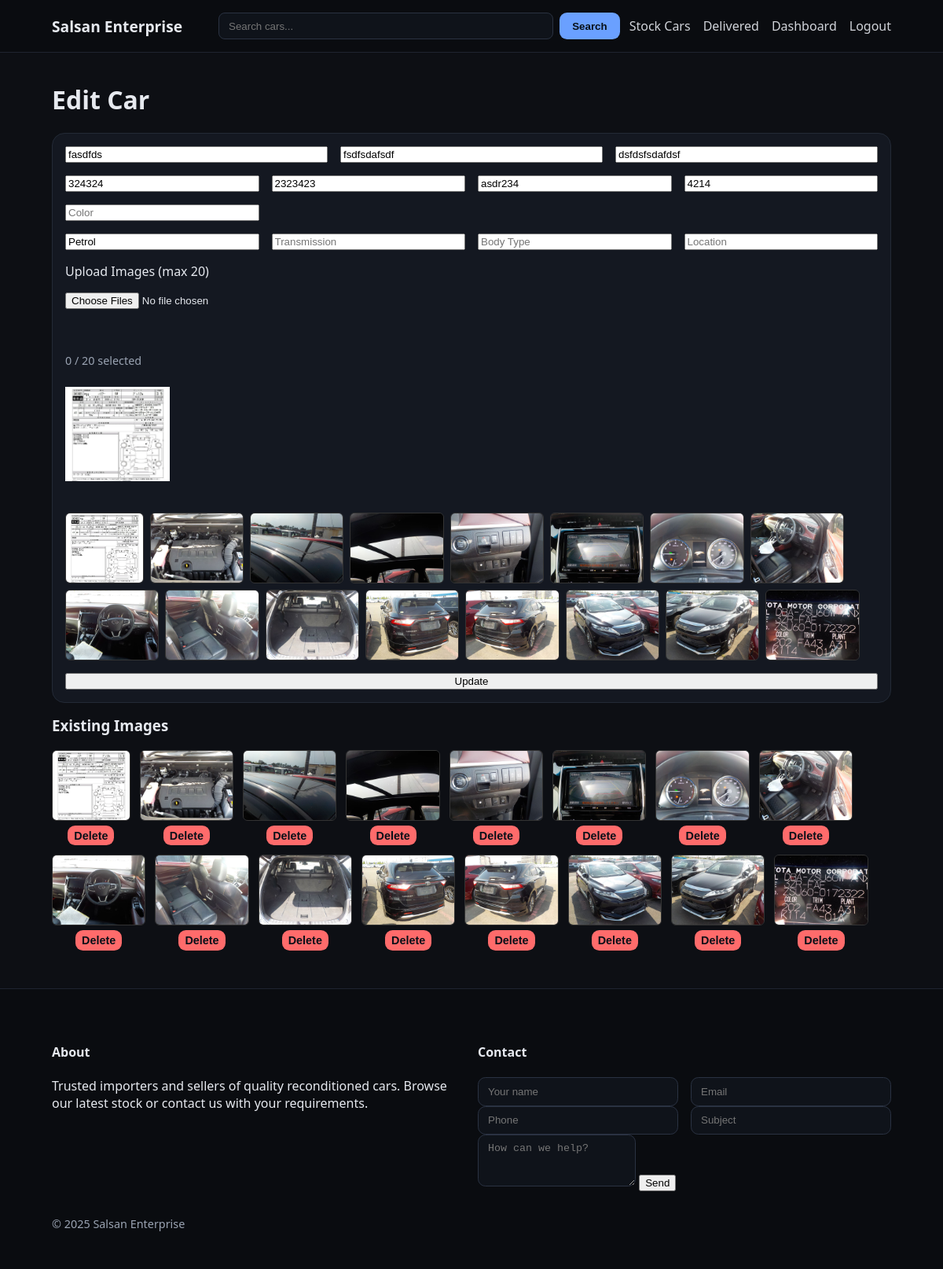
Screenshot of /admin/cars/4/edit (signed in) with the database file from the repository.
### models.py (models this page shows, shortened)
class Car(db.Model):
    __tablename__ = "cars"
    id = db.Column(db.Integer, primary_key=True)
    title = db.Column(db.String(200), nullable=False)
    make = db.Column(db.String(80), index=True)
    model = db.Column(db.String(80), index=True)
    year = db.Column(db.Integer, index=True)
    price = db.Column(db.Integer, index=True)  # store in local currency integer
    auction_point = db.Column(db.String(20))
    mileage_km = db.Column(db.Integer, index=True)
    fuel_type = db.Column(db.String(50), index=True)  # Petrol, Diesel, Hybrid, Electric
    transmission = db.Column(db.String(50), index=True)  # Automatic, Manual
    body_type = db.Column(db.String(50), index=True)  # Sedan, SUV, etc.
    color = db.Column(db.String(50))
    location = db.Column(db.String(120))
    description = db.Column(db.Text)
    image_url = db.Column(db.String(500))
    is_delivered = db.Column(db.Boolean, default=False, index=True)
    created_at = db.Column(db.DateTime, default=datetime.utcnow, index=True)
    images = db.relationship(
        "CarImage",
        backref="car",
        cascade="all, delete-orphan",
        order_by="CarImage.sort_order",
        lazy="selectin",
    )

class CarImage(db.Model):
    __tablename__ = "car_images"
    id = db.Column(db.Integer, primary_key=True)
    car_id = db.Column(db.Integer, db.ForeignKey("cars.id", ondelete="CASCADE"), index=True)
    url = db.Column(db.String(500), nullable=False)
    caption = db.Column(db.String(200))
    sort_order = db.Column(db.Integer, default=0, index=True)

### app.py (the view, shortened to what this page needs)
    @app.route("/admin/cars/<int:car_id>/edit", methods=["GET", "POST"])
    @login_required
    def admin_cars_edit(car_id):
        car = Car.query.get_or_404(car_id)
        return render_template("admin/cars_form.html", car=car)

### templates/admin/cars_form.html (shortened to what this page needs)
{% extends "base.html" %}
{% block content %}
<h1>{{ 'Edit' if car else 'Add' }} Car</h1>
<form method="post" enctype="multipart/form-data" class="car-form">
  <div class="grid-3">
    <input name="title" placeholder="Title" value="{{ car.title if car else '' }}" required>
    <input name="make" placeholder="Make" value="{{ car.make if car else '' }}">
    <input name="model" placeholder="Model" value="{{ car.model if car else '' }}">
  </div>
  <div class="grid-4">
    <input type="number" name="year" placeholder="Year" value="{{ car.year if car else '' }}">
    <input type="number" name="price" placeholder="Price" value="{{ car.price if car else '' }}">
    <input name="auction_point" placeholder="Auction point" value="{{ car.auction_point if car else '' }}">
    <input type="number" name="mileage_km" placeholder="Mileage (km)" value="{{ car.mileage_km if car else '' }}">
    <input name="color" placeholder="Color" value="{{ car.color if car else '' }}">
  </div>
  <div class="grid-4">
    <input name="fuel_type" placeholder="Fuel (Petrol/Diesel/Hybrid/Electric)"
      value="{{ car.fuel_type if car else '' }}">
    <input name="transmission" placeholder="Transmission" value="{{ car.transmission if car else '' }}">
    <input name="body_type" placeholder="Body Type" value="{{ car.body_type if car else '' }}">
    <input name="location" placeholder="Location" value="{{ car.location if car else '' }}">
  </div>
<label>Upload Images (max 20)</label>
<input type="file" name="image_files" id="image_files" accept="image/*" multiple>
<div class="small muted" id="count_hint" style="margin-top:6px;">0 / 20 selected</div>
{% if car %}
  <div class="preview" style="margin:8px 0 14px;">
    <img
      id="cover_preview"
      src="{{ car.image_url or url_for('static', filename='img/placeholder.svg') }}"
      alt="Current cover image"
      style="max-height:120px"
    >
  </div>
  {% if car.images %}
    <div class="gallery" style="display:flex;gap:8px;flex-wrap:wrap;margin-top:10px;">
      {% for img in car.images %}
        <img src="{{ img.url }}" alt="car image" style="max-height:90px;border:1px solid #333;border-radius:6px;">
      {% endfor %}
    </div>
  {% endif %}
{% endif %}
  <button>{{ 'Update' if car else 'Create' }}</button>
</form>
{% if car and car.images %}
  <h3 style="margin-top:1rem;">Existing Images</h3>
  <div class="gallery" style="display:flex; gap:12px; flex-wrap:wrap;">
    {% for img in car.images %}
      <div style="display:flex; flex-direction:column; align-items:center; gap:6px;">
        <img src="{{ img.url }}" alt="car image"
             style="height:90px; width:auto; object-fit:cover; border:1px solid #333; border-radius:6px;">
        <form method="post"
              action="{{ url_for('admin_car_image_delete', car_id=car.id, image_id=img.id) }}"
              onsubmit="return confirm('Delete this image?')">
          <button class="btn small danger" type="submit">Delete</button>
        </form>
      </div>
    {% endfor %}
  </div>
{% endif %}
{% endblock %}

### static/css/style.css (style rules this page uses)
:root { --bg:#0d0f14; --card:#141821; --muted:#9aa3b2; --text:#e6e9ef; --brand:#6aa0ff; --accent:#2ecc71; --danger:#ff6b6b; --warning:#f0ad4e; }
* { box-sizing:border-box; }
html,body { height:100%; }
body { margin:0; font-family:system-ui,-apple-system,Segoe UI,Roboto,Ubuntu; background:var(--bg); color:var(--text); }
img { max-width:100%; height:auto; display:block; }
.grid-3 { display:grid; grid-template-columns:repeat(3,1fr); gap:1rem; }
.grid-4 { display:grid; grid-template-columns:repeat(4,1fr); gap:1rem; }
.search button,.btn { padding:.6rem 1rem; border-radius:.6rem; background:var(--brand); border:none; color:#081018; font-weight:700; cursor:pointer; }
.btn.small { padding:.3rem .5rem; font-weight:600; }
.btn.danger { background:var(--danger); }
.muted { color:var(--muted); }
.small { font-size:.9rem; }
.auth-form,.car-form { background:var(--card); border:1px solid #232a36; border-radius:1rem; padding:1rem; display:grid; gap:1rem; }

### rows the page displays
Car: title "fasdfds", make "fsdfsdafsdf", model "dsfdsfsdafdsf", year "324324", price "2323423", auction_point "asdr234", mileage_km "4214", fuel_type "Petrol", image_url (picture)
CarImage: url (picture)
CarImage: url (picture)
CarImage: url (picture)
CarImage: url (picture)
CarImage: url (picture)
CarImage: url (picture)
CarImage: url (picture)
CarImage: url (picture)
CarImage: url (picture)
CarImage: url (picture)
CarImage: url (picture)
CarImage: url (picture)
CarImage: url (picture)
CarImage: url (picture)
CarImage: url (picture)
CarImage: url (picture)

### other values shown
{{ 'Edit' if car else 'Add' }} "Edit"
{{ 'Update' if car else 'Create' }} "Update"
{{ 2025 }} "2025"
